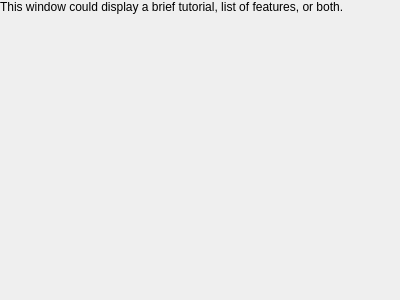
<?xml version="1.0" encoding="UTF-8"?>
<ui version="4.0">
 <class>AboutDialog</class>
 <widget class="QDialog" name="AboutDialog">
  <property name="geometry">
   <rect>
    <x>0</x>
    <y>0</y>
    <width>400</width>
    <height>300</height>
   </rect>
  </property>
  <property name="windowTitle">
   <string>Dialog</string>
  </property>
  <widget class="QLabel" name="popupLabel">
   <property name="geometry">
    <rect>
     <x>0</x>
     <y>0</y>
     <width>400</width>
     <height>300</height>
    </rect>
   </property>
   <property name="sizePolicy">
    <sizepolicy hsizetype="MinimumExpanding" vsizetype="MinimumExpanding">
     <horstretch>0</horstretch>
     <verstretch>0</verstretch>
    </sizepolicy>
   </property>
   <property name="minimumSize">
    <size>
     <width>400</width>
     <height>300</height>
    </size>
   </property>
   <property name="text">
    <string>This window could display a brief tutorial, list of features, or both.</string>
   </property>
   <property name="alignment">
    <set>Qt::AlignLeading|Qt::AlignLeft|Qt::AlignTop</set>
   </property>
  </widget>
 </widget>
 <resources/>
 <connections/>
</ui>
